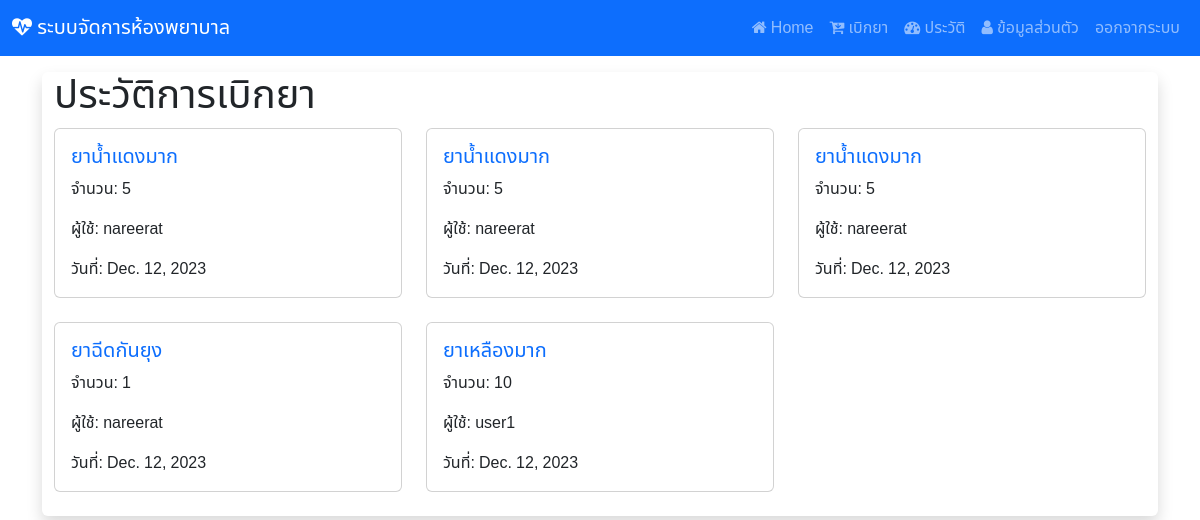
Screenshot of /medication_history/ (signed in) with the database file from the repository.
### hospital_app/models.py (models this page shows)
class MedicationHistory(models.Model):
    drug_name = models.CharField(max_length=255)
    quantity = models.IntegerField()
    user = models.ForeignKey(User, on_delete=models.CASCADE)
    date = models.DateField(auto_now_add=True)

### hospital_app/views.py (the view)
# urls.py: path('medication_history/', views.view_medication_history, name='medication_history'),
def view_medication_history(request):
    medication_history = MedicationHistory.objects.all()
    context = {"medication_history": medication_history}
    return render(request, 'medication_history.html', context)

### hospital_app/templates/medication_history.html (shortened to what this page needs)
{% extends "base.html" %} {% block content %}
<div
  class="container-fluid my-3 justify-content-center align-items-center shadow rounded"
>
    <h1>ประวัติการเบิกยา</h1>
    <div class="row">
      {% for record in medication_history %}
      <div class="col-md-4 mb-4">
        <div class="card">
          <div class="card-body">
            <h5 class="card-title text-primary">{{ record.drug_name }}</h5>
            <p class="card-text">จำนวน: {{ record.quantity }}</p>
            <p class="card-text">ผู้ใช้: {{ record.user.username }}</p>
            <p class="card-text">วันที่: {{ record.date }}</p>
          </div>
        </div>
      </div>
      {% endfor %}
    </div>
  {% endblock %}

### hospital_app/templates/base.html (style rules this page uses)
body { font-family: "Noto Sans Thai", sans-serif; }

### rows the page displays
MedicationHistory: drug_name "ยาน้ำแดงมาก", quantity "5", user.username "nareerat", date "Dec. 12, 2023"
MedicationHistory: drug_name "ยาน้ำแดงมาก", quantity "5", user.username "nareerat", date "Dec. 12, 2023"
MedicationHistory: drug_name "ยาน้ำแดงมาก", quantity "5", user.username "nareerat", date "Dec. 12, 2023"
MedicationHistory: drug_name "ยาฉีดกันยุง", quantity "1", user.username "nareerat", date "Dec. 12, 2023"
MedicationHistory: drug_name "ยาเหลืองมาก", quantity "10", user.username "user1", date "Dec. 12, 2023"
